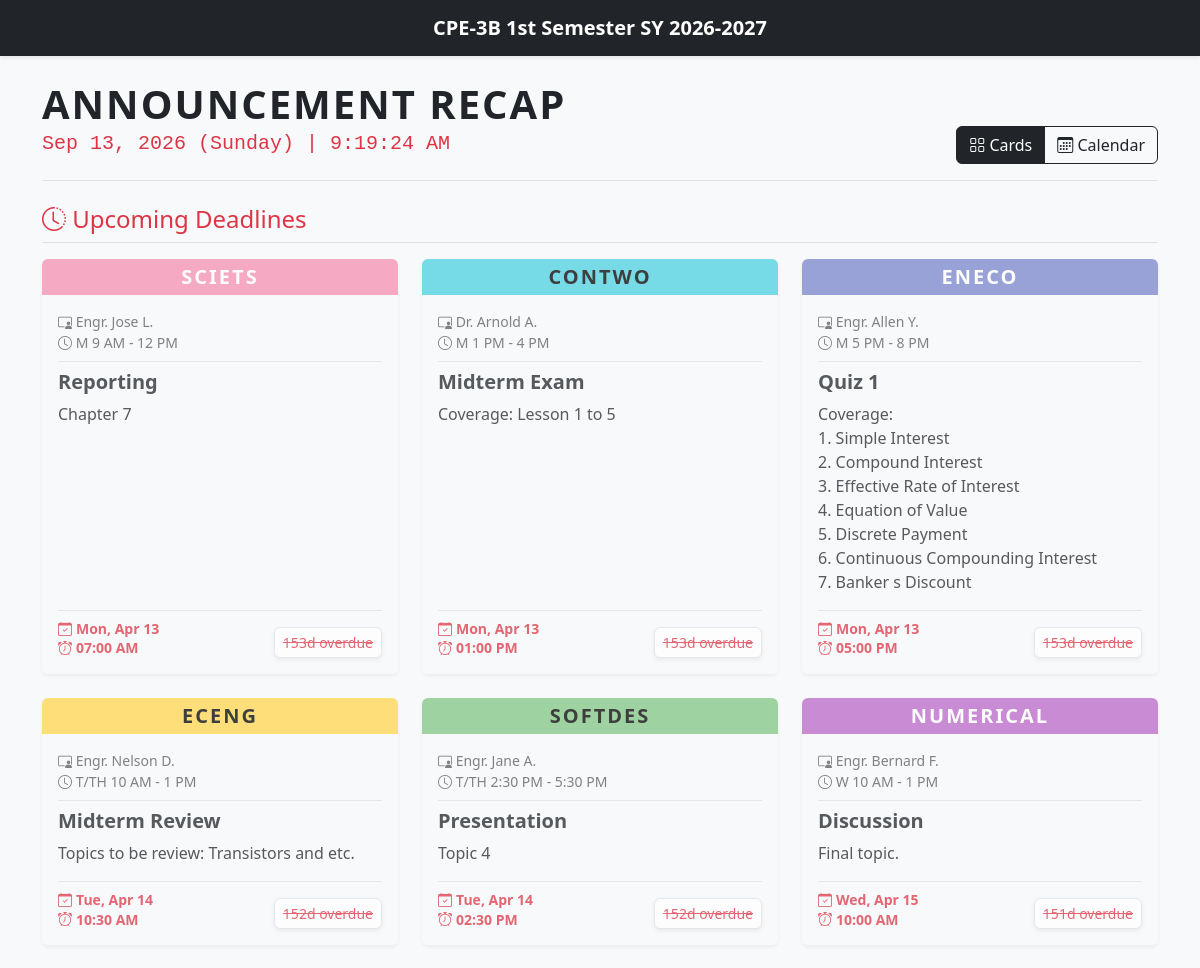
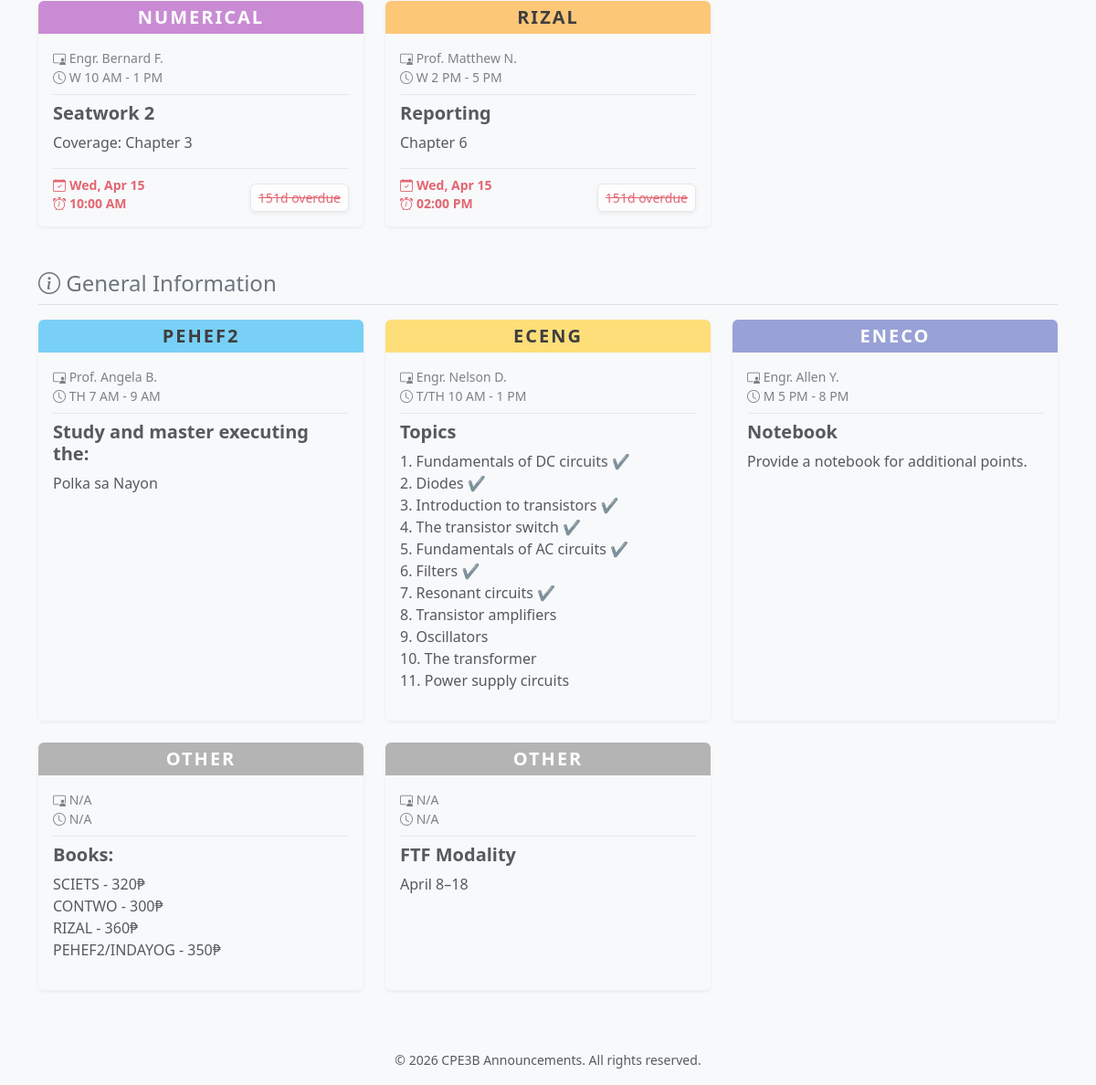
The page / on the database its author committed (2 pictures, top to bottom).
### tables this page shows
CREATE TABLE IF NOT EXISTS `tbl_announcements` (
  `id` int NOT NULL AUTO_INCREMENT,
  `admin_id` int DEFAULT NULL,
  `subject_id` int DEFAULT NULL,
  `title` varchar(100) NOT NULL,
  `content` text NOT NULL,
  `due_date` date DEFAULT NULL,
  `due_time` time DEFAULT NULL,
  `end_date` date DEFAULT NULL,
  `status` enum('active','archived') DEFAULT 'active',
  `created_at` timestamp NULL DEFAULT CURRENT_TIMESTAMP,
  `updated_at` timestamp NULL DEFAULT CURRENT_TIMESTAMP ON UPDATE CURRENT_TIMESTAMP,
  PRIMARY KEY (`id`),
  KEY `admin_id` (`admin_id`),
  KEY `subject_id` (`subject_id`),
  KEY `idx_due_date` (`due_date`),
  KEY `idx_subject_status` (`subject_id`,`status`),
  CONSTRAINT `tbl_announcements_ibfk_1` FOREIGN KEY (`admin_id`) REFERENCES `tbl_admins` (`id`) ON DELETE SET NULL,
  CONSTRAINT `tbl_announcements_ibfk_2` FOREIGN KEY (`subject_id`) REFERENCES `tbl_subjects` (`id`) ON DELETE CASCADE
);

CREATE TABLE IF NOT EXISTS `tbl_subjects` (
  `id` int NOT NULL AUTO_INCREMENT,
  `code` varchar(20) NOT NULL,
  `name` varchar(100) NOT NULL,
  `professor` varchar(100) DEFAULT NULL,
  `schedule` varchar(100) DEFAULT NULL,
  `color_theme` varchar(50) DEFAULT 'bg-other',
  `status` enum('active','archived') DEFAULT 'active',
  `created_at` timestamp NULL DEFAULT CURRENT_TIMESTAMP,
  PRIMARY KEY (`id`)
);

### includes/helpers.php (called while the page is built, shortened)
<?php
function e($string)
{
    return htmlspecialchars($string ?? '', ENT_QUOTES, 'UTF-8');
}
function parseScheduleTime($schedule)
{
    if (preg_match('/(\d{1,2}(:\d{2})?\s*[AP]M)/i', $schedule, $matches)) {
        return strtotime($matches[1]);
    }
    return 9999999999;
}
function getActiveAnnouncements($pdo)
{
    $announcements = $pdo->query("SELECT a.*, s.code, s.name, s.professor, s.schedule, s.color_theme
                        FROM tbl_announcements a
                        LEFT JOIN tbl_subjects s ON a.subject_id = s.id
                        WHERE a.status = 'active' ORDER BY ISNULL(a.due_date), a.due_date ASC")->fetchAll();
    usort($announcements, function ($a, $b) {
        if ($a['due_date'] !== $b['due_date']) return 0;
        $timeA = parseScheduleTime($a['schedule']);
        $timeB = parseScheduleTime($b['schedule']);
        if ($timeA !== $timeB) return $timeA <=> $timeB;
        return strcmp($a['code'], $b['code']);
    });
    return $announcements;
}
function getDaysLeft(string $dueDate): array
{
    $today = new DateTime('today', new DateTimeZone('Asia/Manila'));
    $due   = new DateTime($dueDate, new DateTimeZone('Asia/Manila'));
    $diff  = (int) $today->diff($due)->format('%r%a');
    return               ['label' => abs($diff) . 'd overdue',    'class' => 'text-danger text-decoration-line-through'];
}

### public/index.php (the view, shortened to what this page needs)
<?php
require_once __DIR__ . '/../includes/db.php';
require_once __DIR__ . '/../includes/helpers.php';
$announcements = getActiveAnnouncements($pdo);
$upcomingDeadlines = array_filter($announcements, fn($a) => !empty($a['due_date']));
$generalInfo = array_filter($announcements, fn($a) => empty($a['due_date']));
include __DIR__ . '/../includes/header.php';
?>
<div class="d-flex flex-column flex-md-row justify-content-between align-items-center align-items-md-end mb-4 mt-3 border-bottom pb-3 text-center text-md-start">
    <div class="mb-3 mb-md-0">
        <h1 class="display-6 fw-bold text-uppercase mb-0" style="letter-spacing: 2px;">Announcement Recap</h1>
        <h5 class="text-danger font-monospace mt-1">
            <?= date('M d, Y (l)') ?> | <span id="liveClock"><?= date('h:i:s A') ?></span>
        </h5>
    </div>
    <div class="btn-group" role="group">
        <button class="btn btn-outline-dark active" id="btn-card" onclick="toggleView('card')"><i class="bi bi-grid"></i> Cards</button>
        <button class="btn btn-outline-dark" id="btn-calendar" onclick="toggleView('calendar')"><i class="bi bi-calendar3"></i> Calendar</button>
    </div>
</div>
<div id="view-card">
    <h4 class="text-danger mb-3 border-bottom pb-2"><i class="bi bi-clock-history"></i> Upcoming Deadlines</h4>
    <div class="row row-cols-1 row-cols-md-2 row-cols-lg-3 g-4 mb-5">
        <?php foreach ($upcomingDeadlines as $row): ?>
            <?php $timeStatus = getDaysLeft($row['due_date']); ?>
            <div class="col">
                <div class="card h-100 shadow-sm border-0 announcement-card opacity-75">
                    <div class="card-header border-0 text-center p-0">
                        <span class='badge w-100 py-2 fs-5 <?= e($row['color_theme']) ?>' style="border-radius: 6px 6px 0 0; letter-spacing: 2px;">
                            <?= e($row['code']) ?>
                        </span>
                    </div>
                    <div class="card-body pt-3 bg-light rounded-bottom d-flex flex-column">
                        <div class="text-muted small mb-2 border-bottom pb-2">
                            <i class="bi bi-person-video3"></i> <?= e($row['professor']) ?> <br>
                            <i class="bi bi-clock"></i> <?= e($row['schedule']) ?>
                        </div>
                        <h5 class="card-title fw-bold text-dark"><?= e($row['title']) ?></h5>
                        <div class="card-text mb-3 flex-grow-1"><?= nl2br(e($row['content'])) ?></div>
                        <div class="mt-auto pt-2 border-top d-flex justify-content-between align-items-end">
                            <div class="text-danger fw-bold small" style="line-height: 1.4;">
                                <?php if ($row['end_date']): ?>
                                    <div>
                                        <i class="bi bi-calendar-check me-1"></i><?= date('M d', strtotime($row['due_date'])) ?> - <?= date('M d, Y', strtotime($row['end_date'])) ?>
                                    </div>
                                <?php else: ?>
                                    <div>
                                        <i class="bi bi-calendar-check me-1"></i><?= date('D, M d', strtotime($row['due_date'])) ?>
                                    </div>
                                    <?php if (!empty($row['due_time'])): ?>
                                        <div>
                                            <i class="bi bi-alarm me-1"></i><?= date('h:i A', strtotime($row['due_time'])) ?>
                                        </div>
                                    <?php endif; ?>
                                <?php endif; ?>
                            </div>
                            <span class="small <?= $timeStatus['class'] ?> bg-white px-2 py-1 rounded border shadow-sm">
                                <?= $timeStatus['label'] ?>
                            </span>
                        </div>
                    </div>
                </div>
            </div>
        <?php endforeach; ?>
    </div>
    <h4 class="text-secondary mb-3 border-bottom pb-2"><i class="bi bi-info-circle"></i> General Information</h4>
    <div class="row row-cols-1 row-cols-md-2 row-cols-lg-3 g-4">
        <?php foreach ($generalInfo as $row): ?>
            <div class="col">
                <div class="card h-100 shadow-sm border-0 announcement-card opacity-75">
                    <div class="card-header border-0 text-center p-0">
                        <span class='badge w-100 py-2 fs-5 <?= e($row['color_theme']) ?>' style="border-radius: 6px 6px 0 0; letter-spacing: 2px;"><?= e($row['code']) ?></span>
                    </div>
                    <div class="card-body pt-3 bg-light rounded-bottom d-flex flex-column">
                        <div class="text-muted small mb-2 border-bottom pb-2">
                            <i class="bi bi-person-video3"></i> <?= e($row['professor']) ?> <br>
                            <i class="bi bi-clock"></i> <?= e($row['schedule']) ?>
                        </div>
                        <h5 class="card-title fw-bold text-dark"><?= e($row['title']) ?></h5>
                        <div class="card-text mb-3 flex-grow-1"><?= nl2br(e($row['content'])) ?></div>
                    </div>
                </div>
            </div>
        <?php endforeach; ?>
    </div>
</div>
<?php include __DIR__ . '/../includes/footer.php'; ?>

### includes/header.php (shortened to what this page needs)
<?php
$isAdmin = isset($_SESSION['admin_id']);
?>
<!DOCTYPE html>
<html lang="en">
<head>
    <link href="https://cdn.jsdelivr.net/npm/bootstrap@5.3.0/dist/css/bootstrap.min.css" rel="stylesheet">
    <link rel="stylesheet" href="https://cdn.jsdelivr.net/npm/bootstrap-icons@1.10.5/font/bootstrap-icons.css">
    <link rel="stylesheet" href="/assets/css/style.css">
</head>
<body class="bg-light">
    <nav class="navbar navbar-expand-lg navbar-dark bg-dark mb-4 shadow-sm">
        <div class="container">
            <?php if ($isAdmin): ?>
                <a class="navbar-brand fw-bold d-flex align-items-center" href="/admin/index.php">
                    <i class="bi bi-shield-lock fs-4 me-2 text-warning"></i>
                    Admin: <?= e($_SESSION['username'] ?? 'User') ?>
                </a>
                <button class="navbar-toggler" type="button" data-bs-toggle="collapse" data-bs-target="#navbarNav">
                    <span class="navbar-toggler-icon"></span>
                </button>
                <div class="collapse navbar-collapse" id="navbarNav">
                    <ul class="navbar-nav ms-auto">
                        <li class="nav-item"><a class="nav-link" href="/public/index.php">Portal</a></li>
                        <li class="nav-item"><a class="nav-link" href="/admin/index.php">Announcements</a></li>
                        <li class="nav-item"><a class="nav-link" href="/admin/subjects.php">Subjects</a></li>
                        <li class="nav-item"><a class="nav-link" href="/admin/history.php">Audit Log</a></li>
                        <li class="nav-item ms-lg-3"><a class="nav-link text-danger fw-bold" href="/auth/logout.php">Logout</a></li>
                    </ul>
                </div>
            <?php else: ?>
                <a class="navbar-brand fw-bold mx-auto" href="/">CPE-3B 1st Semester SY 2026-2027</a>
            <?php endif; ?>
        </div>
    </nav>
    <div class="container pb-5">
        <?php require_once __DIR__ . '/helpers.php';
        displayFlash(); ?>

### includes/footer.php (shortened to what this page needs)
</div>
<footer class="text-center py-3 text-muted mt-auto">
    <small>&copy; <?= date('Y') ?> <?= APP_NAME ?>. All rights reserved.</small>
</footer>
</body>
</html>

### assets/css/style.css (style rules this page uses)
body { background-color: #f8f9fa; font-family: "Segoe UI", Tahoma, Geneva, Verdana, sans-serif; }
.announcement-card { transition: transform 0.2s; }
.bg-sciets { background-color: #f48fb1 !important; color: #fff !important; }
.bg-contwo { background-color: #4dd0e1 !important; color: #000 !important; }
.bg-eneco { background-color: #7986cb !important; color: #fff !important; }
.bg-eceng { background-color: #ffd54f !important; color: #000 !important; }
.bg-softdes { background-color: #81c784 !important; color: #000 !important; }
.bg-numerical { background-color: #ba68c8 !important; color: #fff !important; }
.bg-rizal { background-color: #ffb74d !important; color: #000 !important; }
.bg-pehef2 { background-color: #4fc3f7 !important; color: #000 !important; }
.bg-other { background-color: #9e9e9e !important; color: #fff !important; }

### rows shown on the page
tbl_announcements: subject.code "SCIETS", subject.professor "Engr. Jose L.", subject.schedule "M 9 AM - 12 PM", title "Reporting", content "Chapter 7", due_date "Mon, Apr 13", due_time "07:00 AM", due_date "153d overdue"
tbl_announcements: subject.code "CONTWO", subject.professor "Dr. Arnold A.", subject.schedule "M 1 PM - 4 PM", title "Midterm Exam", content "Coverage: Lesson 1 to 5", due_date "Mon, Apr 13", due_time "01:00 PM", due_date "153d overdue"
tbl_announcements: subject.code "ENECO", subject.professor "Engr. Allen Y.", subject.schedule "M 5 PM - 8 PM", title "Quiz 1", content "Coverage: 1. Simple Interest 2. Compound Interest 3. Effective Rate of Interest 4. Equation of Value 5. Discrete Payment 6. Continuous Compounding Interest 7. Banker s Discount", due_date "Mon, Apr 13", due_time "05:00 PM", due_date "153d overdue"
tbl_announcements: subject.code "ECENG", subject.professor "Engr. Nelson D.", subject.schedule "T/TH 10 AM - 1 PM", title "Midterm Review", content "Topics to be review: Transistors and etc.", due_date "Tue, Apr 14", due_time "10:30 AM", due_date "152d overdue"
tbl_announcements: subject.code "SOFTDES", subject.professor "Engr. Jane A.", subject.schedule "T/TH 2:30 PM - 5:30 PM", title "Presentation", content "Topic 4", due_date "Tue, Apr 14", due_time "02:30 PM", due_date "152d overdue"
tbl_announcements: subject.code "NUMERICAL", subject.professor "Engr. Bernard F.", subject.schedule "W 10 AM - 1 PM", title "Discussion", content "Final topic.", due_date "Wed, Apr 15", due_time "10:00 AM", due_date "151d overdue"
tbl_announcements: subject.code "NUMERICAL", subject.professor "Engr. Bernard F.", subject.schedule "W 10 AM - 1 PM", title "Seatwork 2", content "Coverage: Chapter 3", due_date "Wed, Apr 15", due_time "10:00 AM", due_date "151d overdue"
tbl_announcements: subject.code "RIZAL", subject.professor "Prof. Matthew N.", subject.schedule "W 2 PM - 5 PM", title "Reporting", content "Chapter 6", due_date "Wed, Apr 15", due_time "02:00 PM", due_date "151d overdue"
tbl_announcements: subject.code "PEHEF2", subject.professor "Prof. Angela B.", subject.schedule "TH 7 AM - 9 AM", title "Study and master executing the:", content "Polka sa Nayon"
tbl_announcements: subject.code "ECENG", subject.professor "Engr. Nelson D.", subject.schedule "T/TH 10 AM - 1 PM", title "Topics", content "1. Fundamentals of DC circuits ✔️ 2. Diodes ✔️ 3. Introduction to transistors ✔️ 4. The transistor switch ✔️ 5. Fundamentals of AC circuits ✔️ 6. Filters ✔️ 7. Resonant circuits ✔️ 8. Transistor amplifiers 9. Oscillators 10. The transformer 11. Power supply circuits"
tbl_announcements: subject.code "ENECO", subject.professor "Engr. Allen Y.", subject.schedule "M 5 PM - 8 PM", title "Notebook", content "Provide a notebook for additional points."
tbl_announcements: subject.code "OTHER", subject.professor "N/A", subject.schedule "N/A", title "Books:", content "SCIETS - 320₱ CONTWO - 300₱ RIZAL - 360₱ PEHEF2/INDAYOG - 350₱"
tbl_announcements: subject.code "OTHER", subject.professor "N/A", subject.schedule "N/A", title "FTF Modality", content "April 8–18"

### other values the page prints
APP_NAME "CPE3B Announcements"
